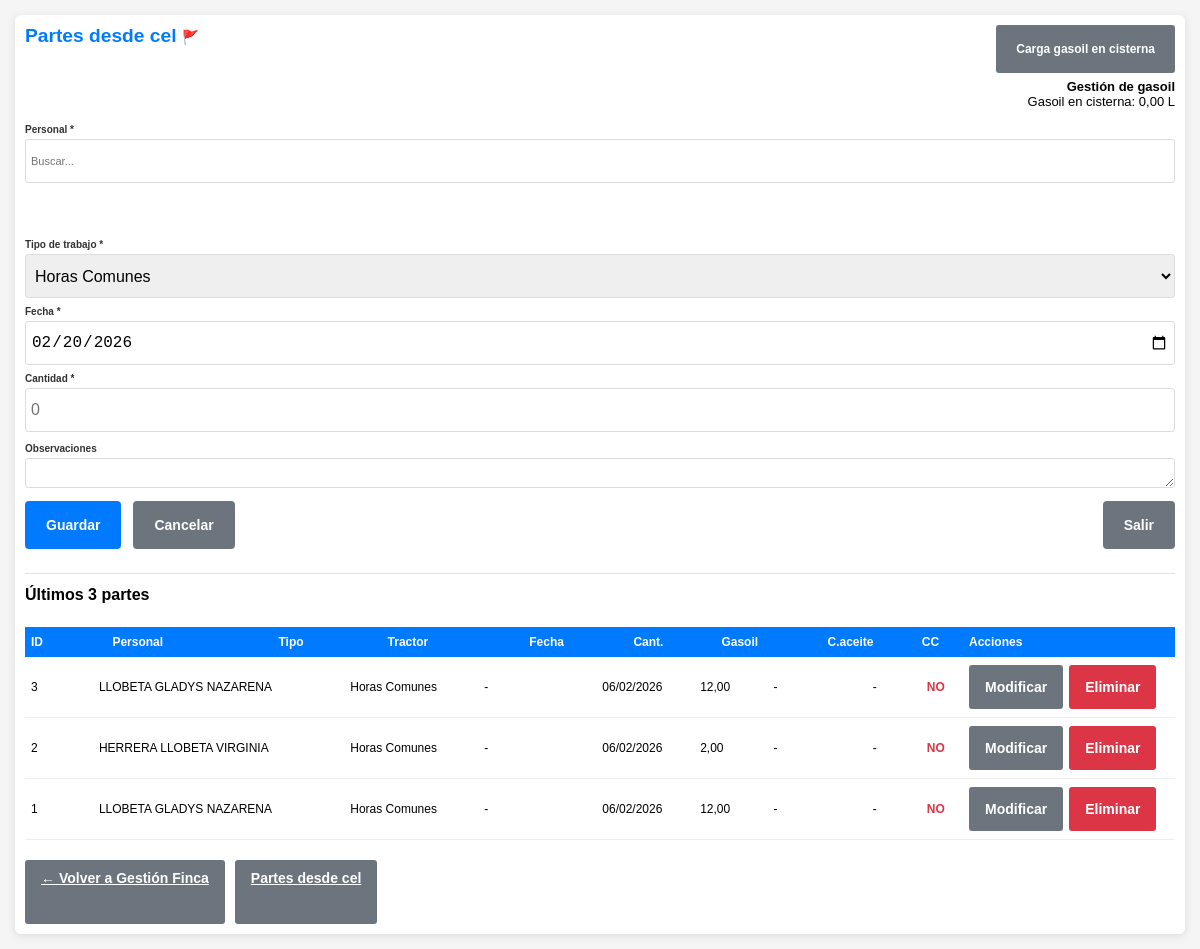
/partes_desde_cel.php (signed in), run on the app's committed database.
### tables this page shows
CREATE TABLE `pdt` (
  `id` int(11) NOT NULL AUTO_INCREMENT,
  `usuario_id` int(11) NOT NULL,
  `tipo_horas` enum('Horas tractos','Horas Comunes') NOT NULL DEFAULT 'Horas Comunes',
  `tractor` varchar(100) DEFAULT NULL,
  `fecha` date NOT NULL,
  `horas` decimal(5,2) DEFAULT 0.00,
  `cant_gasoil` decimal(6,2) DEFAULT NULL,
  `cambio_aceite` tinyint(1) DEFAULT 0,
  `en_cc` tinyint(1) DEFAULT 0,
  `observaciones` text DEFAULT NULL,
  `fecha_creacion` timestamp NOT NULL DEFAULT current_timestamp(),
  `fecha_modificacion` timestamp NOT NULL DEFAULT current_timestamp() ON UPDATE current_timestamp(),
  PRIMARY KEY (`id`),
  KEY `idx_usuario` (`usuario_id`),
  KEY `idx_fecha` (`fecha`),
  CONSTRAINT `pdt_ibfk_1` FOREIGN KEY (`usuario_id`) REFERENCES `usuarios` (`id`) ON DELETE CASCADE
);

CREATE TABLE `usuarios` (
  `id` int(11) NOT NULL AUTO_INCREMENT,
  `apellido` varchar(150) NOT NULL,
  `dni` varchar(20) NOT NULL,
  `cuit` varchar(25) DEFAULT NULL,
  `domicilio` varchar(200) DEFAULT NULL,
  `email` varchar(100) DEFAULT NULL,
  `celular` varchar(20) DEFAULT NULL,
  `consorcio` varchar(100) DEFAULT NULL,
  PRIMARY KEY (`id`)
);

### partes_desde_cel.php (called while the page is built, shortened)
<?php
include 'gestionar_finca.php';

### gestionar_finca.php (the view, shortened to what this page needs)
<?php
include 'db.php';
$desde_cel = DESDE_CEL;
if ($desde_cel) {
    $form_action_url = 'partes_desde_cel.php';
    $titulo_pagina = 'Partes desde cel';
} else {
    $form_action_url = 'gestionar_finca.php';
    $titulo_pagina = 'Gestión Finca - Partes Diarios de Trabajo (PDT)';
}
$es_nivel_0 = (isset($_SESSION['acceso_nivel']) && (int)$_SESSION['acceso_nivel'] === 0);
$pdt_edit = null;
$gasoil_en_sisterna = 0;
$r_g = mysqli_query($conexion, "SELECT COALESCE(SUM(cantidad), 0) AS total FROM gasoil");
if ($r_g && $f_g = mysqli_fetch_assoc($r_g)) {
    $gasoil_en_sisterna = (float)$f_g['total'];
}
?>
<!DOCTYPE html>
<html lang="es">
<head>
</head>
<?php
        $url_esc_volver = $desde_cel ? ($es_nivel_0 ? 'logout.php' : 'gestionar_finca.php') : 'index.php';
        $js_esc = "if((e.keyCode||e.which)==27){var f=document.getElementById('formCargaGasoilSisterna');if(f&&f.style.display!='none'){f.style.display='none';return false;}";
        if ($desde_cel) {
            $js_esc .= "if(history.length>1){history.back();return false;}";
        }
        $js_esc .= "location.href='".addslashes($url_esc_volver)."';return false;}";
        ?>
<body<?= $desde_cel ? ' class="vista-partes-cel"' : '' ?> onkeydown="var e=event||window.event;<?= $js_esc ?>">
    <div class="container">
        <div style="display: flex; align-items: flex-start; justify-content: space-between; gap: 20px; flex-wrap: wrap; margin-bottom: 15px;">
            <h2 style="margin: 0;"><?= htmlspecialchars($titulo_pagina) ?> <a href="<?= $desde_cel ? ($es_nivel_0 ? 'logout.php' : 'gestionar_finca.php') : 'index.php' ?>" id="linkVolverEsc" style="font-size: 14px; text-decoration: none;" title="Volver (ESC)">🚩</a></h2>
            <div style="text-align: right; flex-shrink: 0;">
                <div style="margin-bottom: 6px;">
                    <button type="button" id="btnCargaGasoilSisterna" class="btn btn-secondary" style="font-size: 12px;" onclick="var f=document.getElementById('formCargaGasoilSisterna');if(f){f.style.display=(f.style.display==='block')?'none':'block';}" ontouchend="var f=document.getElementById('formCargaGasoilSisterna');if(f){f.style.display=(f.style.display==='block')?'none':'block';}event.preventDefault();">Carga gasoil en cisterna</button>
                </div>
                <div style="font-size: 13px;">
                    <strong>Gestión de gasoil</strong><br>
                    Gasoil en cisterna: <span id="gasoilEnSisternaVal"><?= number_format($gasoil_en_sisterna, 2, ',', '') ?></span> L
                </div>
            </div>
        </div>
        <?php
        $nombre_personal_mostrar = '';
        ?>
        <form method="POST" id="formPDT" action="<?= htmlspecialchars($form_action_url) ?>" onkeydown="var e=event||window.event;if((e.keyCode||e.which)==27){var f=document.getElementById('formCargaGasoilSisterna');if(f&&f.style.display!='none'){f.style.display='none';return false;}<?php if ($desde_cel): ?>if(history.length>1){history.back();return false;}<?php endif; ?>location.href='<?= addslashes($url_esc_volver) ?>';return false;}">
            <div style="display: flex; align-items: flex-start; gap: 14px; flex-wrap: wrap; margin-bottom: 11px;">
                <div class="form-group buscador-usuario-container">
                    <label>Personal *</label>
                    <div class="buscador-usuario">
                        <input type="text" id="buscadorUsuario" placeholder="Buscar..." autocomplete="off" value="<?= htmlspecialchars($nombre_personal_mostrar) ?>" oninput="if(window.buscarPersonalPdt)window.buscarPersonalPdt();" onkeyup="if(window.buscarPersonalPdt)window.buscarPersonalPdt();">
                    </div>
                </div>
            </div>
            <div class="form-row">
                <div class="form-group">
                    <label>Tipo de trabajo *</label>
                    <select name="tipo_horas" id="tipo_horas" required>
                        <optgroup label="Horas Comunes">
                            <option value="Horas Comunes" <?= ($pdt_edit && $pdt_edit['tipo_horas'] === 'Horas Comunes') ? 'selected' : (!isset($pdt_edit) ? 'selected' : '') ?>>Horas Comunes</option>
                        </optgroup>
                    </select>
                </div>
                <div class="form-group">
                    <label>Fecha *</label>
                    <input type="date" name="fecha" id="fecha" value="<?= $pdt_edit ? $pdt_edit['fecha'] : date('Y-m-d') ?>" required>
                </div>
                <div class="form-group" id="cantidadHorasGroup">
                    <label id="labelCantidad">Cantidad *</label>
                    <input type="text" inputmode="numeric" pattern="[0-9]*" name="horas" id="horas" value="<?= $pdt_edit ? (int)$pdt_edit['horas'] : '' ?>" placeholder="0" required autocomplete="off">
                </div>
            </div>
            <div class="form-group">
                <label>Observaciones</label>
                <textarea name="observaciones" rows="1" style="resize: vertical; min-height: 20px;"><?= htmlspecialchars($pdt_edit['observaciones'] ?? '') ?></textarea>
            </div>
            <div class="<?= $desde_cel ? 'botones-form-partes' : '' ?>" style="display: flex; align-items: center; gap: 12px; flex-wrap: wrap;<?= $desde_cel ? ' justify-content: space-between;' : '' ?>">
                <div style="display: flex; align-items: center; gap: 12px; flex-wrap: wrap;">
                <button type="submit" name="guardar" id="btnGuardar" class="btn btn-primary">Guardar</button>
                <?php if ($desde_cel): ?>
                <a href="<?= htmlspecialchars($form_action_url) ?>" class="btn btn-secondary">Cancelar</a>
                <?php endif; ?>
                </div>
                <?php if ($desde_cel): ?>
                <a href="<?= $es_nivel_0 ? 'logout.php' : 'gestionar_finca.php' ?>" class="btn btn-secondary" style="margin-left: auto;">Salir</a>
                <?php endif; ?>
            </div>
        </form>
        <?php
        if (defined('DESDE_CEL') && DESDE_CEL && isset($conexion)) {
            $ultimos3 = array();
            $qr = mysqli_query($conexion, "SELECT p.id, p.usuario_id, p.tipo_horas, p.tractor, p.fecha, p.horas, p.cant_gasoil, p.cambio_aceite, p.en_cc, p.observaciones, u.apellido AS usuario_nombre FROM pdt p INNER JOIN usuarios u ON u.id = p.usuario_id ORDER BY p.fecha DESC, p.id DESC LIMIT 3");
            if ($qr) {
                while ($f = mysqli_fetch_assoc($qr)) { $ultimos3[] = $f; }
            }
            echo '<div id="seccion-ultimos-tres-partes" style="display:block; margin-top:24px; padding-top:12px; border-top:1px solid #dee2e6;">';
            echo '<h3 style="margin-top:0; margin-bottom:8px; font-size:1rem;">Últimos 3 partes</h3>';
            echo '<div class="wrap-tabla-pdt" style="max-height:42vh; overflow:auto; -webkit-overflow-scrolling:touch;"><table class="tabla-listado-pdt"><thead><tr>';
            echo '<th class="col-id">ID</th><th class="col-personal">Personal</th><th class="col-tipo">Tipo</th><th class="col-tractor">Tractor</th><th class="col-fecha">Fecha</th><th class="col-cantidad">Cant.</th><th class="col-gasoil">Gasoil</th><th class="col-cambio">C.aceite</th><th class="col-cc">CC</th><th class="col-acciones">Acciones</th></tr></thead><tbody>';
            if (count($ultimos3) > 0) {
                foreach ($ultimos3 as $pdt) {
                    $tiene_obs = !empty(trim($pdt['observaciones'] ?? ''));
                    $cls = $tiene_obs ? ' fila-con-observaciones' : '';
                    echo '<tr class="fila-pdt'.$cls.'" data-usuario-id="'.(int)$pdt['usuario_id'].'">';
                    echo '<td class="col-id">'.(int)$pdt['id'].'</td>';
                    echo '<td class="col-personal">'.htmlspecialchars($pdt['usuario_nombre']).'</td>';
                    echo '<td class="col-tipo">'.htmlspecialchars($pdt['tipo_horas']).'</td>';
                    echo '<td class="col-tractor">'.htmlspecialchars($pdt['tractor'] ?? '-').'</td>';
                    echo '<td class="col-fecha">'.date('d/m/Y', strtotime($pdt['fecha'])).'</td>';
                    echo '<td class="col-cantidad">'.number_format($pdt['horas'], 2, ',', '.').'</td>';
                    echo '<td class="col-gasoil">'.(isset($pdt['cant_gasoil']) && $pdt['cant_gasoil'] !== null ? number_format($pdt['cant_gasoil'], 2, ',', '.') : '-').'</td>';
                    echo '<td class="col-cambio">'.((isset($pdt['cambio_aceite']) && $pdt['cambio_aceite'] == 1) ? '✓' : '-').'</td>';
                    echo '<td class="col-cc" style="font-weight:bold;'.((isset($pdt['en_cc']) && $pdt['en_cc'] == 1) ? 'color:#28a745;' : 'color:#dc3545;').'">'.((isset($pdt['en_cc']) && $pdt['en_cc'] == 1) ? 'SI' : 'NO').'</td>';
                    echo '<td class="col-acciones"><div class="acciones-botones">';
                    echo '<form method="POST" style="display:inline;"><input type="hidden" name="pdt_id" value="'.$pdt['id'].'"><button type="submit" name="editar" class="btn btn-secondary">Modificar</button></form> ';
                    echo '<form method="POST" style="display:inline;"><input type="hidden" name="pdt_id" value="'.$pdt['id'].'"><button type="submit" name="eliminar" class="btn btn-danger" onclick="return confirm(\'¿Eliminar este PDT?\')">Eliminar</button></form>';
                    echo '</div></td></tr>';
                }
            } else {
                echo '<tr><td colspan="10" style="text-align:center; padding:15px; color:#666; font-size:11px;">No hay partes diarios de trabajo registrados.</td></tr>';
            }
            echo '</tbody></table></div></div>';
        }
        ?>
        <div style="margin-top: 20px; display: flex; gap: 10px; flex-wrap: wrap;">
            <?php if ($desde_cel): ?>
                <?php if ($es_nivel_0): ?>
                    <a href="logout.php" class="btn btn-secondary">Salir</a>
                <?php else: ?>
                    <a href="gestionar_finca.php" class="btn btn-secondary">← Volver a Gestión Finca</a>
                <?php endif; ?>
            <?php endif; ?>
            <a href="partes_desde_cel.php" class="btn btn-secondary">Partes desde cel</a>
        </div>
    </div>
</body>
</html>

### data on the page
pdt: id "3", usuario.apellido "LLOBETA GLADYS NAZARENA", tipo_horas "Horas Comunes", tractor "-", fecha "06/02/2026", horas "12,00", en_cc "NO"
pdt: id "2", usuario.apellido "HERRERA LLOBETA VIRGINIA", tipo_horas "Horas Comunes", tractor "-", fecha "06/02/2026", horas "2,00", en_cc "NO"
pdt: id "1", usuario.apellido "LLOBETA GLADYS NAZARENA", tipo_horas "Horas Comunes", tractor "-", fecha "06/02/2026", horas "12,00", en_cc "NO"

### other printed values
$titulo_pagina "Partes desde cel"
$gasoil_en_sisterna "0,00"
